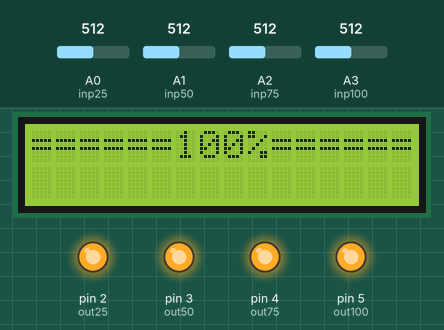
A sketch run on a simulated Arduino Uno, built with avr-gcc and run on an emulated ATmega328P. Shown: 16×2 character LCD, output pins drawn as LEDs (lit = HIGH). Inputs (shaded band) come from the test bench; at power-on: A0 (inp25) = 512, A1 (inp50) = 512, A2 (inp75) = 512, A3 (inp100) = 512. Pins used as bus, display or sensor lines are not drawn; what the sketch prints to the serial monitor is not drawn.

Above: at 1.2 s.
1.3 s: A0 (inp25) set to 208
3.3 s: A0 (inp25) set to 181
At 5.1 s:
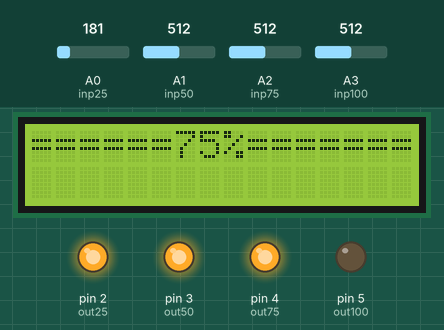
5.6 s: A1 (inp50) set to 216
7.4 s: A1 (inp50) set to 182
At 9.4 s:
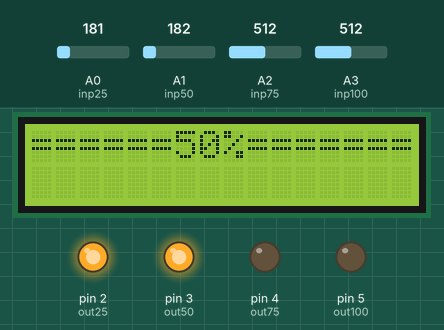
9.7 s: A2 (inp75) set to 216
11.4 s: A2 (inp75) set to 188
At 13.0 s:
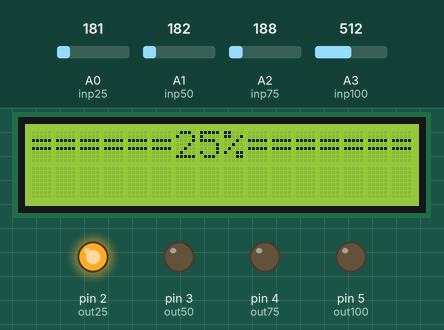
Timing chart, 0 to 14.5 s (numbered marks = the images above; inputs shaded):
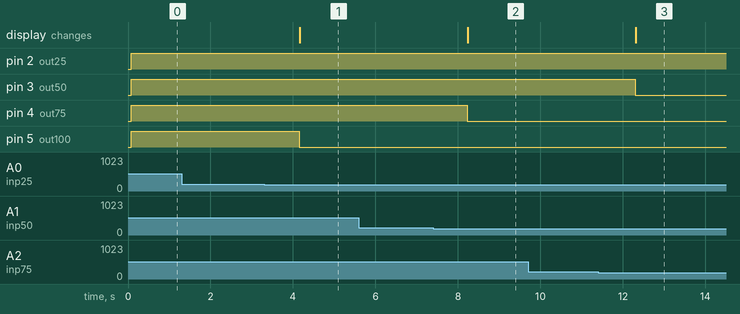

The sketch:

medidor-de-volume-inteligente.ino
```cpp
#include <Wire.h>
#include <LiquidCrystal_I2C.h>

LiquidCrystal_I2C lcd(0x3F, 16, 2);

//entradas pinos analogicos, para cada porcentagem
int inp25 = A0;
int inp50 = A1;
int inp75 = A2;
int inp100 = A3;

//saidas pinos digitais, para cada porcentagem
int out0 = 1;
int out25 = 2;
int out50 = 3;
int out75 = 4;
int out100 = 5;

int state;//recebe um valor para saber em qual nível está a agua

int sense = 200; //controla a sensibilidade dos pinos de acordo com a corrente elétrica

int retornaValor(int pino){ //retorna 1 para cada pino que estiver em contato com a corrente
  if (analogRead(pino) >= sense){
    return 1;
  } else {
    return 0;
  }
}

void setup() {
  // put your setup code here, to run once:
  Serial.begin(9600);

  //inicia tela lcd
  lcd.init();
  lcd.setBacklight(HIGH);
  lcd.backlight();
  lcd.print("Hello World!");

  //inicia pinos
  pinMode(inp25, INPUT);
  pinMode(inp50, INPUT);
  pinMode(inp75, INPUT);
  pinMode(inp100, INPUT);
  pinMode(out0, OUTPUT);
  pinMode(out25, OUTPUT);
  pinMode(out50, OUTPUT);
  pinMode(out75, OUTPUT);
  pinMode(out100, OUTPUT);
}

void loop() {
  // put your main code here, to run repeatedly:
  //da o valor da variavel state a partir dos pinos que estiverem recebendo corrente
  state = retornaValor(inp25) + retornaValor(inp50) + retornaValor(inp75) + retornaValor(inp100);

  lcd.clear();

  //liga os leds e escreve no lcd de acordo com quantos pinos estiverem recebendo corrente
  switch (state){
    case 1:
      digitalWrite(out0, HIGH);
      digitalWrite(out25, HIGH);
      digitalWrite(out50, LOW);
      digitalWrite(out75, LOW);
      digitalWrite(out100, LOW);
      lcd.print("======25%=======");
      break;
    case 2:
      digitalWrite(out0, HIGH);
      digitalWrite(out25, HIGH);
      digitalWrite(out50, HIGH);
      digitalWrite(out75, LOW);
      digitalWrite(out100, LOW);
      lcd.print("======50%=======");
      break;
    case 3:
      digitalWrite(out0, HIGH);
      digitalWrite(out25, HIGH);
      digitalWrite(out50, HIGH);
      digitalWrite(out75, HIGH);
      digitalWrite(out100, LOW);
      lcd.print("======75%=======");
      break;
    case 4:
      digitalWrite(out0, HIGH);
      digitalWrite(out25, HIGH);
      digitalWrite(out50, HIGH);
      digitalWrite(out75, HIGH);
      digitalWrite(out100, HIGH);
      lcd.print("======100%======");
      break;
    default:
      digitalWrite(out0, HIGH);
      digitalWrite(out25, LOW);
      digitalWrite(out50, LOW);
      digitalWrite(out75, LOW);
      digitalWrite(out100, LOW);
      lcd.print("=======0%=======");
      break;
  }

  Serial.println(analogRead(inp25));//printa no console para caso de testes

  delay(1000);

}
```

Measured:
- the behaviour switches between 200 and 199 on A0 (inp25) (found by bisection; images 0 and 1)
- the behaviour switches between 200 and 199 on A1 (inp50) (found by bisection; images 1 and 2)
- the behaviour switches between 200 and 199 on A2 (inp75) (found by bisection; images 2 and 3)
- after the input at 1.3 s, every drawn part: stays the same
- after the input at 3.3 s, pin 5 (out100): HIGH → LOW after 0.85 s; the display: changes after 0.87 s (image 1)
- after the input at 5.6 s, every drawn part: stays the same
- after the input at 7.4 s, pin 4 (out75): HIGH → LOW after 0.83 s; the display: changes after 0.84 s (image 2)
- after the input at 9.7 s, every drawn part: stays the same
- after the input at 11.4 s, pin 3 (out50): HIGH → LOW after 0.90 s; the display: changes after 0.91 s (image 3)
